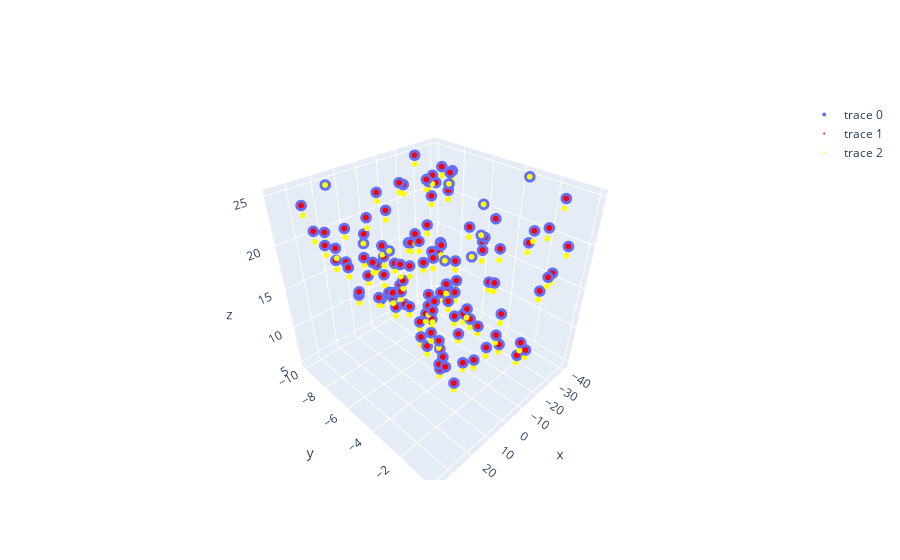
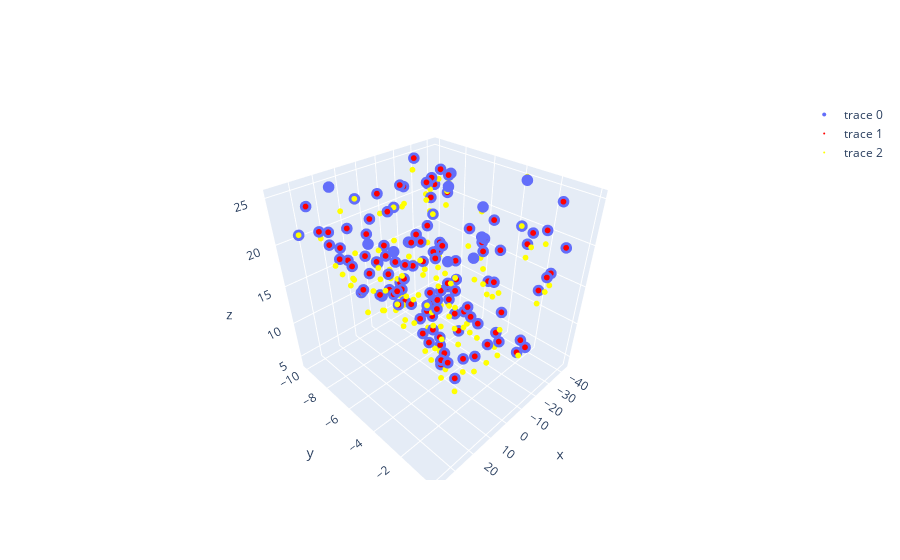
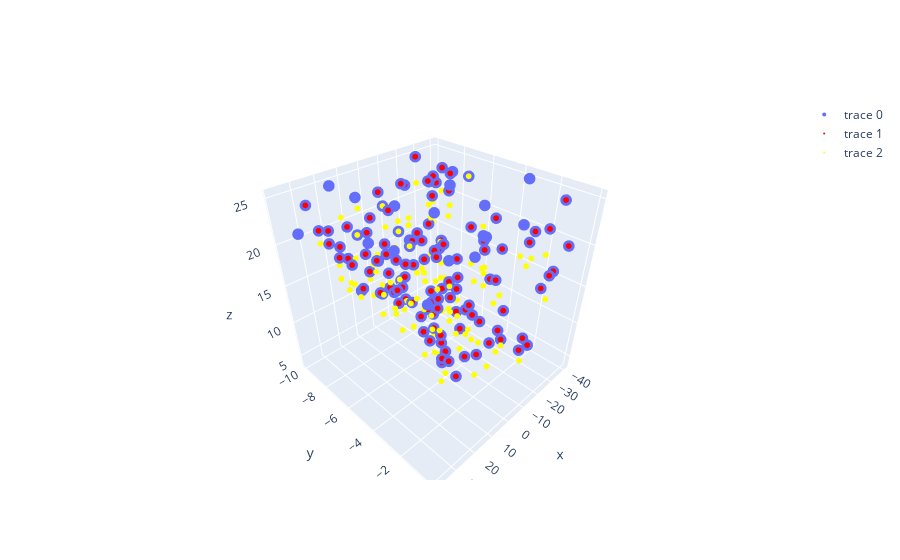
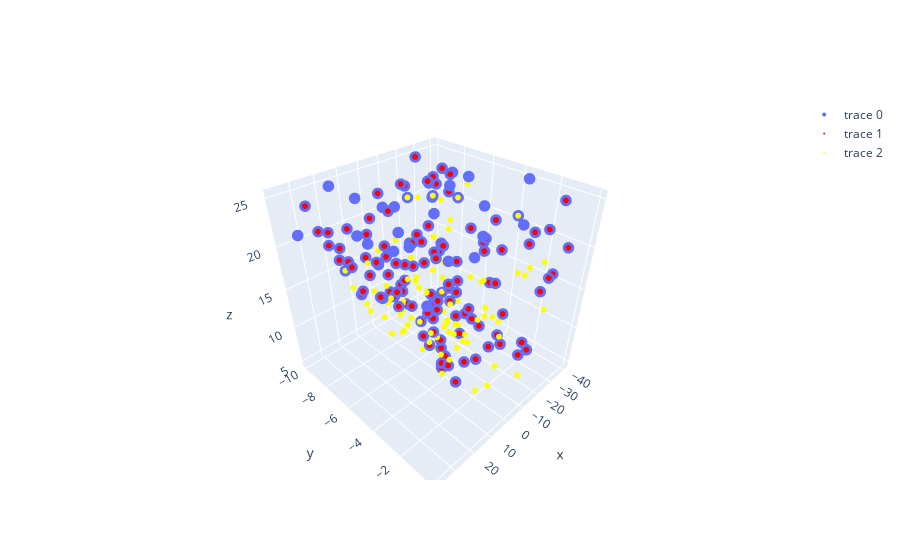

These figures' notebook cell, in order:
### Code cell
for i in range(2,20):

    prev_meas = data.get_measurements_data_points(i-1)
    curr_meas = data.get_measurements_data_points(i)

    next_pose = projective_ICP(current_pose, curr_meas, map)
    print("Estimated pose: ")
    print(np.round(next_pose, 2))

    matches = data_association_on_appearance(prev_meas, curr_meas)
    points_1 = np.array(matches['points_1'])
    points_2 = np.array(matches['points_2'])

    for i in range(len(matches['points_1'])):
        point_1 = matches['points_1'][i]
        point_2 = matches['points_2'][i]
        appearance = matches['appearance'][i]
        if appearance in features_map['appearance']:
            index = features_map['appearance'].index(appearance)
            features_map['position_i'][index] = point_2
            features_map['num_observations'][index] += 1
            features_map['pose_i'][index] = next_pose
        else:
            features_map['position_0'].append(point_1)
            features_map['position_i'].append(point_2)
            features_map['appearance'].append(appearance)
            features_map['num_observations'].append(2)
            features_map['pose_0'].append(current_pose)
            features_map['pose_i'].append(next_pose)

    points_1 = []
    points_2 = []
    appearances = []
    poses_1 = []
    poses_2 = []
    for i in range(len(features_map['appearance'])):
        if features_map['num_observations'][i] > 5:# and features_map['appearance'][i] not in map['appearance']:
            points_1.append(features_map['position_0'][i])
            points_2.append(features_map['position_i'][i])
            appearances.append(features_map['appearance'][i])
            poses_1.append(features_map['pose_0'][i])
            poses_2.append(features_map['pose_i'][i])
    points_1 = np.array(points_1)
    points_2 = np.array(points_2)
    poses_1 = np.array(poses_1)
    poses_2 = np.array(poses_2)
    print("Number of candidate points for triangulation: ", len(points_1))

    points_3D = triangulate_points(points_1, points_2, poses_1, poses_2)
    next_map = {'position':points_3D, 'appearance':appearances}
    print("Number of triangulated points: ", len(points_3D))
    
    for i in range(len(next_map['position'])):
        if next_map['appearance'][i] not in map['appearance']:
            map['position'].append(next_map['position'][i])
            map['appearance'].append(next_map['appearance'][i])
    print('Num of points in map: ', len(map['position']))

    #** Update the state
    current_pose = next_pose
    current_map = next_map
    camera.set_c_T_w(np.linalg.inv(current_pose))
    poses.append(current_pose)


    last_trianguled_points = points_3D

    fig = go.Figure()
    x_coords = []  
    y_coords = []
    z_coords = []
    for i in range(len(map['position'])):
        x_coords.append(map['position'][i][0])
        y_coords.append(map['position'][i][1])
        z_coords.append(map['position'][i][2])
    fig.add_trace(go.Scatter3d(x=x_coords, y=y_coords, z=z_coords, mode='markers', marker=dict(size=4)))

    x_coord_first = first_triangulated_points[:, 0]
    y_coord_first = first_triangulated_points[:, 1]
    z_coord_first = first_triangulated_points[:, 2]
    fig.add_trace(go.Scatter3d(x=x_coord_first, y=y_coord_first, z=z_coord_first, mode='markers', marker=dict(size=2, color='red')))

    if len(last_trianguled_points) > 0:
        x_coord_last = last_trianguled_points[:, 0] 
        y_coord_last = last_trianguled_points[:, 1]
        z_coord_last = last_trianguled_points[:, 2]
        fig.add_trace(go.Scatter3d(x=x_coord_last, y=y_coord_last, z=z_coord_last, mode='markers', marker=dict(size=2, color='yellow')))

    fig.show()  
    print()
